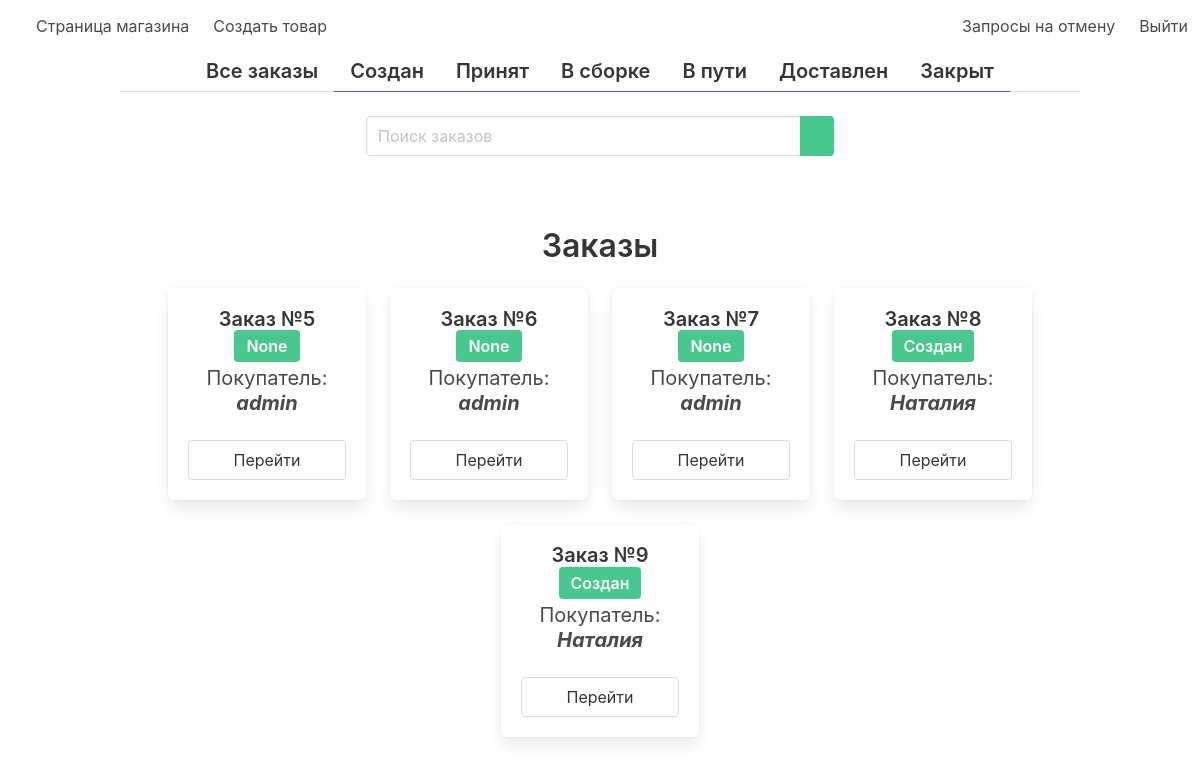
The page /staff/home/ on the database as committed earlier.
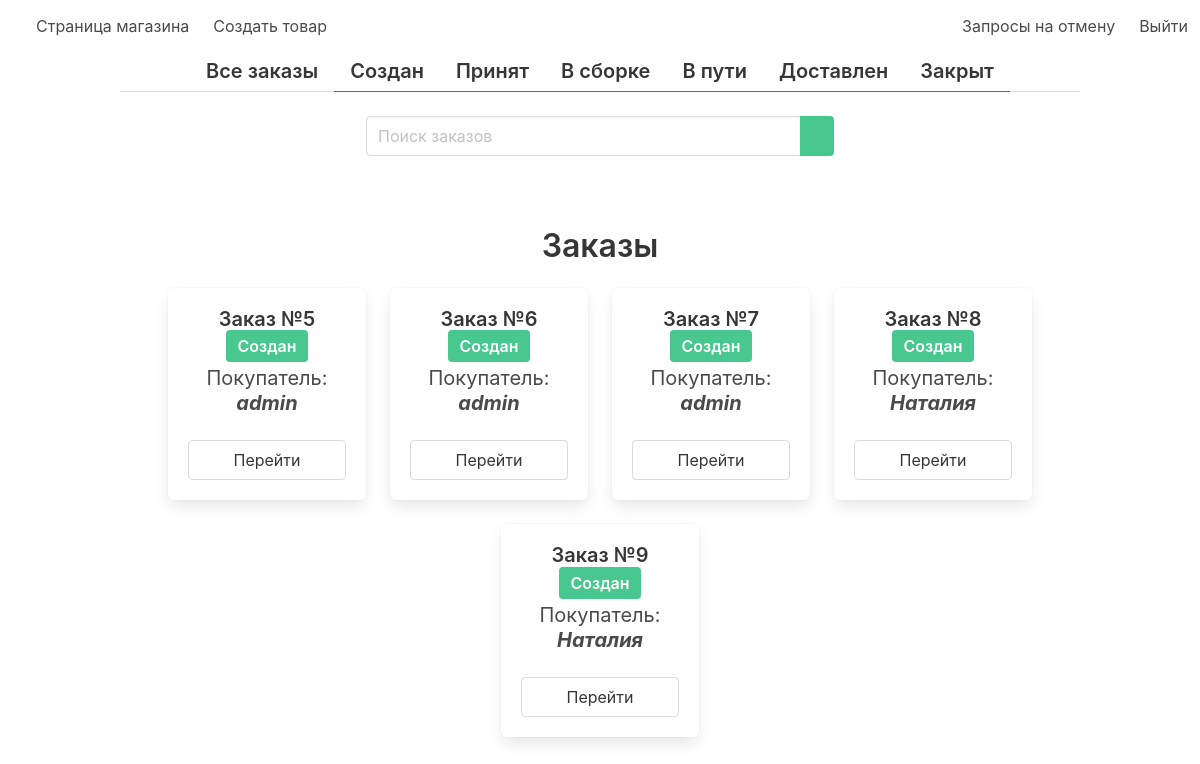
The same page on the database as committed later.
### store/models.py (models this page shows, shortened)
class Order(models.Model):
    customer = models.ForeignKey(User, on_delete=models.CASCADE)
    address = models.CharField(max_length=255)
    phone = models.CharField(max_length=255)
    total_price = models.IntegerField()
    status = models.CharField(choices=STATUS, null=True, max_length=255, default='Cоздан')
    comment = models.CharField(max_length=255, blank=True, null=True)

### staff/views.py (the view)
# urls.py: path('home/', views.home, name='home'),
def home(request):
    orders = Order.objects.all()
    status = request.GET.get('status')
    orders = orders.filter(status=status) if status else orders
    search = request.GET.get('search')
    orders = orders.filter(
        Q(pk__icontains=search) |
        Q(customer__username__icontains=search)) \
        if search else orders
    return render(request, 'admin.html', {'orders': orders, 'status': STATUS})

### staff/templates/admin.html (shortened to what this page needs)
{% extends 'admin_layout.html' %}
{% block content %}
    <div class="container">
        <div class="tabs is-centered">
            <ul>
                <li>
                    <a href="{% url 'staff:home' %}">
                        <div class="title is-5 is-success">Все заказы</div>
                    </a>
                </li>
                {% for i in status %}
                    <li class="is-active">
                        <a href="{% url 'staff:home' %}?status={{ i.0 }}">
                            <div class="title is-5">
                                {{ i.0 }}
                            </div>
                        </a>
                    </li>
                {% endfor %}
            </ul>
        </div>
        <div class="columns is-centered">
            <div class="column is-6">
                <form>
                    <div class="field has-addons">
                        <div class="control" style="width: 100%">
                            <input type="text" class="input" name="search" placeholder="Поиск заказов">
                        </div>
                        <div class="control">
                            <button class="button is-success">
                            </button>
                        </div>
                    </div>
                </form>
            </div>
        </div>
        <section class="section">
            <div class="container has-text-centered">
                <div class="title">Заказы</div>
                <div class="columns is-multiline is-centered">
                    {% for order in orders %}
                        <div class="column is-3 is-centered">
                            <div class="box">
                                <div class="title is-5 has-text-centered">
                                    Заказ №{{ order.pk }}
                                    <span class="tag is-medium is-success">
                                    {{ order.status }}
                                </span>
                                </div>
                                <div class="subtitle">
                                    Покупатель:
                                    <span class="is-italic has-text-weight-bold">
                                {{ order.customer }}
                            </span>
                                </div>
                                <a href="{% url 'staff:order' order.pk %}" class="button is-fullwidth">
                                    Перейти
                                </a>
                            </div>
                        </div>
                    {% endfor %}
                </div>
            </div>
    </div>
{% endblock %}

Rows that differ between the two databases and show on the page:
changed Order id 5: status "None" → "Создан"
changed Order id 6: status "None" → "Создан"
changed Order id 7: status "None" → "Создан"
changed Order id 8: status "Cоздан" → "Создан"
changed Order id 9: status "Cоздан" → "Создан"
